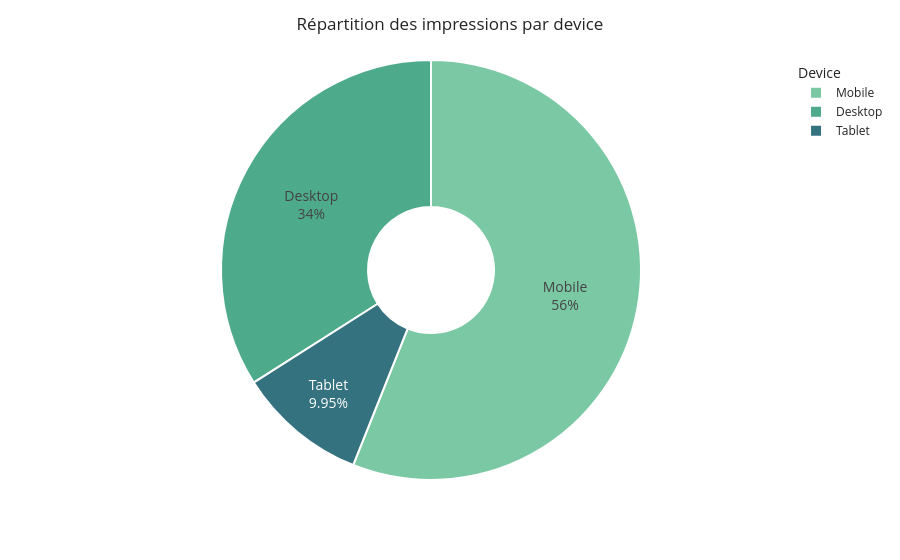

The notebook cell saved with this chart:
### Code cell
import plotly.express as px

df = campaign.groupby('device_type', as_index=False)['impressions'].sum()

fig = px.pie(
    data_frame=df,
    names='device_type',
    values='impressions',
    hole=0.3,
    color_discrete_sequence=[
        '#7BC8A4',  # vert clair
        '#4DAA8A',  # vert moyen
        '#34727F'   # vert foncé
    ]
)

fig.update_traces(
    textinfo='percent+label',
    textfont_size=14,
    marker=dict(line=dict(color='white', width=2))
)

fig.update_layout(
    title='Répartition des impressions par device',
    title_x=0.5,
    legend_title='Device',
    template='simple_white'
)

fig.show()

### Figure 1 — Plotly figure (JSON) as saved in the notebook; plotly's stock layout.template omitted (floating-point values rounded to 4 significant figures)
{"data": [{"domain": {"x": [0, 1], "y": [0, 1]}, "hole": 0.3, "hovertemplate": "device_type=%{label}<br>impressions=%{value}<extra></extra>", "labels": ["Desktop", "Mobile", "Tablet"], "legendgroup": "", "marker": {"line": {"color": "white", "width": 2}}, "name": "", "showlegend": true, "textfont": {"size": 14}, "textinfo": "percent+label", "type": "pie", "values": [239800000.0, 395100000.0, 70150000.0]}], "layout": {"legend": {"title": {"text": "Device"}, "tracegroupgap": 0}, "margin": {"t": 60}, "piecolorway": ["#7BC8A4", "#4DAA8A", "#34727F"], "title": {"text": "Répartition des impressions par device", "x": 0.5}}}
